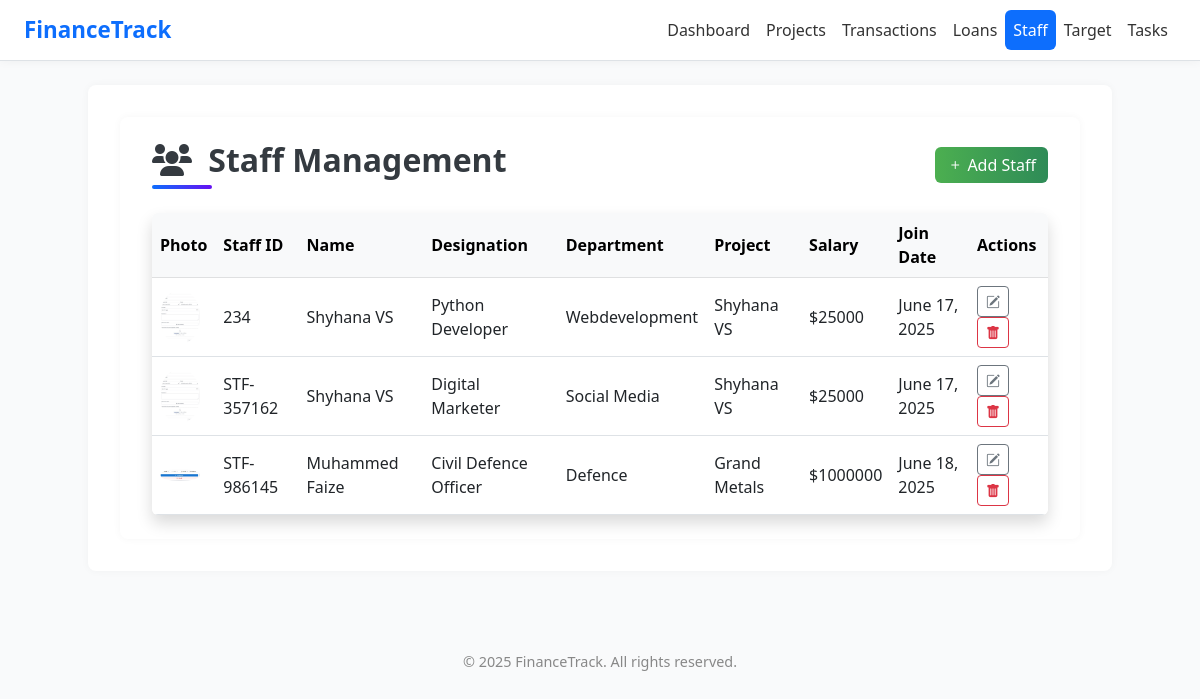
The page /staff/ on the database as committed earlier.
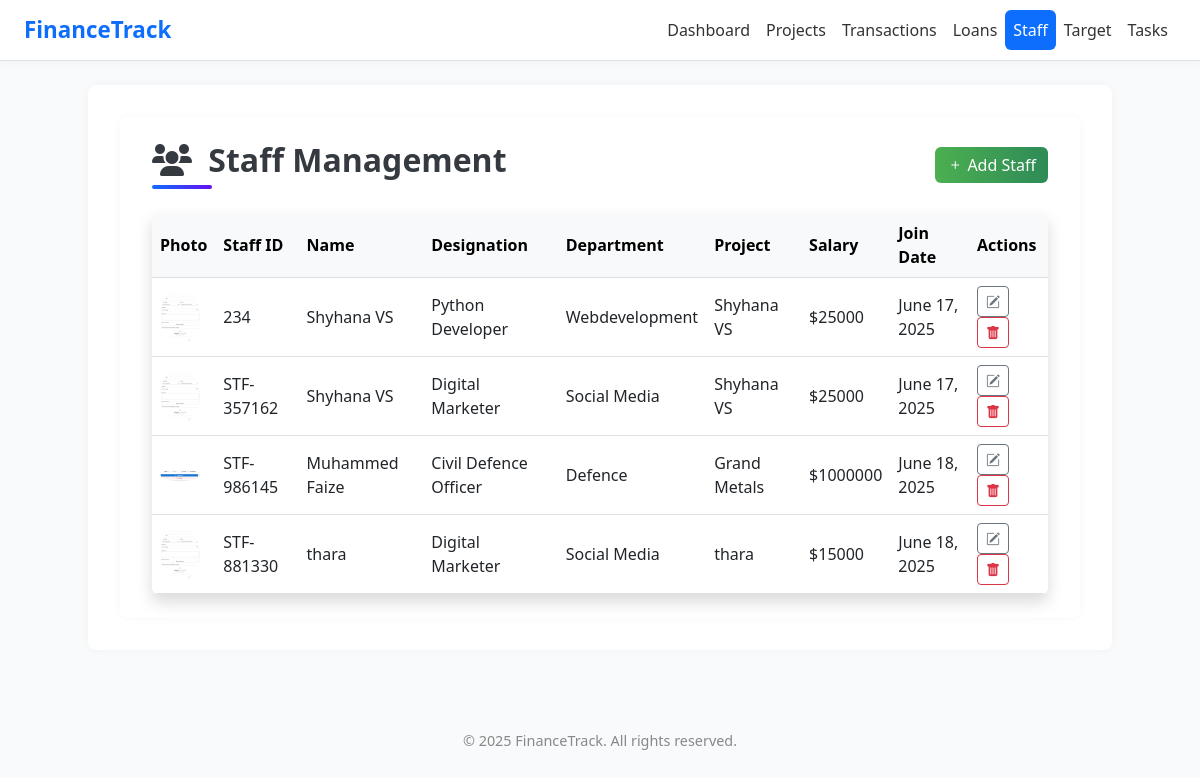
The same page on the database as committed later.
### app1/models.py (models this page shows, shortened)
class Staff(models.Model):
    user = models.OneToOneField(User, on_delete=models.CASCADE,null=True, blank=True)
    staff_id = models.CharField(max_length=20, unique=True)
    name = models.CharField(max_length=100)
    photo = models.ImageField(upload_to='staff_photos/', blank=True, null=True)
    designation = models.CharField(max_length=100)
    department = models.CharField(max_length=100)
    project = models.ForeignKey(Project, on_delete=models.SET_NULL, null=True, blank=True)
    salary = models.DecimalField(max_digits=10, decimal_places=2)
    date_of_join = models.DateField()

class Project(models.Model):
    code = models.CharField(max_length=20)
    name = models.CharField(max_length=100)
    location = models.CharField(max_length=100)
    total_budget = models.DecimalField(max_digits=12, decimal_places=2)
    start_date = models.DateField()
    end_date = models.DateField()
    notes = models.TextField(blank=True, null=True)
    def __str__(self):
        return self.name

### app1/views.py (the view, shortened to what this page needs)
# urls.py: path('staff/', views.staff_list, name='staff_list'),
def staff_list(request):
    staff_list = Staff.objects.all()
    project_list = Project.objects.all()
    form = StaffForm()
    return render(request, 'staff_list.html', {
        'staff_list': staff_list,
        'project_list': project_list,
        'form': form,
    })

### templates/staff_list.html (shortened to what this page needs)
{% extends 'base.html' %}
{% load static %}
{% block content %}
<div class="container py-4">
  <div class="d-flex justify-content-between align-items-center mb-4">
    <h2 class="page-title mb-3 mb-md-0">
  <i class="fas fa-users me-2"></i> Staff Management
</h2>
    <button class="btn btn-primary" data-bs-toggle="modal" data-bs-target="#addStaffModal">
      <i class="bi bi-plus"></i> Add Staff
    </button>
  </div>
  <div class="table-responsive shadow rounded bg-white">
    <table class="table table-hover align-middle mb-0">
      <thead class="table-light">
        <tr>
          <th>Photo</th><th>Staff ID</th><th>Name</th><th>Designation</th>
          <th>Department</th><th>Project</th><th>Salary</th><th>Join Date</th><th>Actions</th>
        </tr>
      </thead>
      <tbody>
        {% for staff in staff_list %}
        <tr>
          <td>{% if staff.photo %}<img src="{{ staff.photo.url }}" width="40" height="40" class="rounded-circle">{% else %}-{% endif %}</td>
          <td>{{ staff.staff_id }}</td>
          <td>{{ staff.name }}</td>
          <td>{{ staff.designation }}</td>
          <td>{{ staff.department }}</td>
          <td>{% if staff.project %}{{ staff.project.name }}{% else %}<span class="text-muted">N/A</span>{% endif %}</td>
          <td>${{ staff.salary|floatformat:0 }}</td>
          <td>{{ staff.date_of_join }}</td>
          <td>
            <button class="btn btn-sm btn-outline-secondary" data-bs-toggle="modal" data-bs-target="#editStaffModal{{ staff.id }}">
              <i class="bi bi-pencil-square"></i>
            </button>
            <a href="{% url 'delete_staff' staff.id %}" class="btn btn-sm btn-outline-danger" onclick="return confirm('Delete this staff member?');"><i class="bi bi-trash-fill"></i></a>
          </td>
        </tr>
        {% endfor %}
      </tbody>
    </table>
  </div>
</div>
{% endblock %}

### templates/base.html (shortened to what this page needs)
{% load static %}
<!DOCTYPE html>
<html lang="en">
<head>
  <link href="https://cdn.jsdelivr.net/npm/bootstrap@5.3.0/dist/css/bootstrap.min.css" rel="stylesheet">
  <link href="https://cdn.jsdelivr.net/npm/bootstrap-icons@1.10.5/font/bootstrap-icons.css" rel="stylesheet">
  <link rel="stylesheet" href="https://cdnjs.cloudflare.com/ajax/libs/font-awesome/6.0.0/css/all.min.css">
<link href="https://cdn.jsdelivr.net/npm/tailwindcss@2.2.19/dist/tailwind.min.css" rel="stylesheet">
</head>
<body>
<nav class="navbar navbar-expand-lg border-bottom">
  <div class="container-fluid px-4">
    <a class="navbar-brand" href="#">FinanceTrack</a>
    <div class="collapse navbar-collapse" id="mainNavbar">
      <ul class="navbar-nav ms-auto mb-2 mb-lg-0">
  <li class="nav-item">
    <a class="nav-link {% if request.resolver_match.url_name == 'dashboard' %}active{% endif %}" href="{% url 'dashboard' %}">Dashboard</a>
  </li>
  <li class="nav-item">
    <a class="nav-link {% if request.resolver_match.url_name == 'project_list' %}active{% endif %}" href="{% url 'project_list' %}">Projects</a>
  </li>
  <li class="nav-item">
    <a class="nav-link {% if request.resolver_match.url_name == 'transaction_list' %}active{% endif %}" href="{% url 'transaction_list' %}">Transactions</a>
  </li>
  <li class="nav-item">
    <a class="nav-link {% if request.resolver_match.url_name == 'loan_list' %}active{% endif %}" href="{% url 'loan_list' %}">Loans</a>
  </li>
  <li class="nav-item">
    <a class="nav-link {% if request.resolver_match.url_name == 'staff_list' %}active{% endif %}" href="{% url 'staff_list' %}">Staff</a>
  </li>
   <li class="nav-item">
          <a class="nav-link" href="{% url 'target_dashboard' %}">Target</a>
        </li>
  <li class="nav-item">
    <a class="nav-link {% if request.resolver_match.url_name == 'task_list' %}active{% endif %}" href="{% url 'task_list' %}">Tasks</a>
  </li>
</ul>
    </div>
  </div>
</nav>
<div class="container mt-4">
  {% block content %}{% endblock %}
</div>
<footer>
  &copy; {{ year|default:"2025" }} FinanceTrack. All rights reserved.
</footer>
</body>
</html>

### templates/base.html (style rules this page uses)
body { background-color: #f9fafb; font-family: 'Segoe UI', sans-serif; }
.navbar { background: white; box-shadow: 0 0 10px rgba(0,0,0,0.05); }
.navbar-brand { font-weight: bold; color: #0d6efd !important; font-size: 1.4rem; }
.nav-link { color: #333; font-weight: 500; padding: 0.5rem 1rem; transition: all 0.3s ease; }
.nav-link.active { background-color: #0d6efd; color: white !important; border-radius: 0.375rem; }
.container { background: white; padding: 2rem; border-radius: 0.5rem; box-shadow: 0 0 8px rgba(0,0,0,0.04); }
.btn-primary { background-color: #0d6efd; border: none; }
footer { margin-top: 4rem; padding: 1rem; text-align: center; font-size: 0.9rem; color: #888; }

### templates/staff_list.html (style rules this page uses)
.page-title { font-weight: 600; font-size: 2rem; color: #343a40; position: relative; padding-bottom: 10px; }
.page-title::after { content: ''; position: absolute; left: 0; bottom: 0; width: 60px; height: 4px; background: linear-gradient(90deg, #0d6efd, #6610f2); border-radius: 2px; }
.table th, .table td { vertical-align: middle; }
.btn-primary { background: linear-gradient(to right, #4CAF50, #2E8B57); border: none; }

Rows that differ between the two databases and show on the page:
added Staff: photo (picture), staff_id "STF-881330", name "thara", designation "Digital Marketer", department "Social Media", project.name "thara", salary "15000", date_of_join "June 18, 2025"
